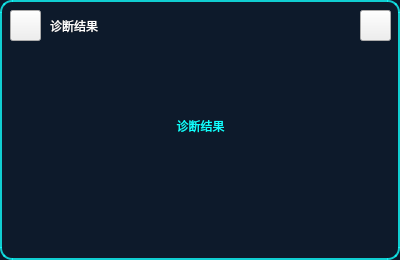
<?xml version="1.0" encoding="UTF-8"?>
<ui version="4.0">
 <class>dlgMessage</class>
 <widget class="QGroupBox" name="dlgMessage">
  <property name="geometry">
   <rect>
    <x>0</x>
    <y>0</y>
    <width>400</width>
    <height>260</height>
   </rect>
  </property>
  <property name="windowTitle">
   <string>GroupBox</string>
  </property>
  <property name="styleSheet">
   <string notr="true">QGroupBox
{	border-radius:12px;
	border:2px solid rgb(17,255,255,200);		
    background-color: rgb(13, 26, 43);
}

QTextEdit
{
	font: 75 16pt &quot;黑体&quot;;
	color:rgb(190,190,190);
}

QLabel{
	
font: 75 16pt &quot;黑体&quot;;
color: rgb(17, 255, 255);
}

QPushButton{
font: 75 16pt &quot;黑体&quot;;
color: rgb(190, 190, 190);
background-color:qconicalgradient(cx:0.5,cy:0.5,angle:0,stop:0.368182 
rgba(17,255,255,75));
border:0px ;
border-radius:8px;
}

QPushButton::hover{
font: 75 16pt &quot;黑体&quot;;
color: rgb(240, 240, 240);
background-color:qconicalgradient(cx:0.5,cy:0.5,angle:0,stop:0.368182 
rgba(17,255,255,128));
border:0px ;
border-radius:8px;
}

QPushButton::hover{
font: 75 16pt &quot;黑体&quot;;
color: rgb(240, 240, 240);
background-color:qconicalgradient(cx:0.5,cy:0.5,angle:0,stop:0.368182 
rgba(17,255,255,200));
border:0px ;
border-radius:8px;
}

QPushButton::pressed{
font: 75 16pt &quot;黑体&quot;;
color: rgb(240, 240, 240);
background-color:qconicalgradient(cx:0.5,cy:0.5,angle:0,stop:0.368182 
rgba(17,255,255,128));
border:0px ;
border-radius:8px;
}</string>
  </property>
  <property name="title">
   <string/>
  </property>
  <widget class="QToolButton" name="toolButton">
   <property name="geometry">
    <rect>
     <x>10</x>
     <y>10</y>
     <width>31</width>
     <height>31</height>
    </rect>
   </property>
   <property name="styleSheet">
    <string notr="true">border-image: url(:/widget/警告.png);</string>
   </property>
   <property name="text">
    <string/>
   </property>
  </widget>
  <widget class="QLabel" name="label">
   <property name="geometry">
    <rect>
     <x>50</x>
     <y>10</y>
     <width>231</width>
     <height>31</height>
    </rect>
   </property>
   <property name="styleSheet">
    <string notr="true">color: rgb(255, 255, 255);</string>
   </property>
   <property name="text">
    <string>诊断结果</string>
   </property>
  </widget>
  <widget class="QLabel" name="LbResult">
   <property name="geometry">
    <rect>
     <x>10</x>
     <y>50</y>
     <width>381</width>
     <height>151</height>
    </rect>
   </property>
   <property name="text">
    <string>诊断结果</string>
   </property>
   <property name="alignment">
    <set>Qt::AlignCenter</set>
   </property>
  </widget>
  <widget class="QToolButton" name="BtnExit">
   <property name="geometry">
    <rect>
     <x>360</x>
     <y>10</y>
     <width>31</width>
     <height>31</height>
    </rect>
   </property>
   <property name="styleSheet">
    <string notr="true">border-image: url(:/widget/window_close.png);</string>
   </property>
   <property name="text">
    <string/>
   </property>
  </widget>
 </widget>
 <resources/>
 <connections/>
</ui>
